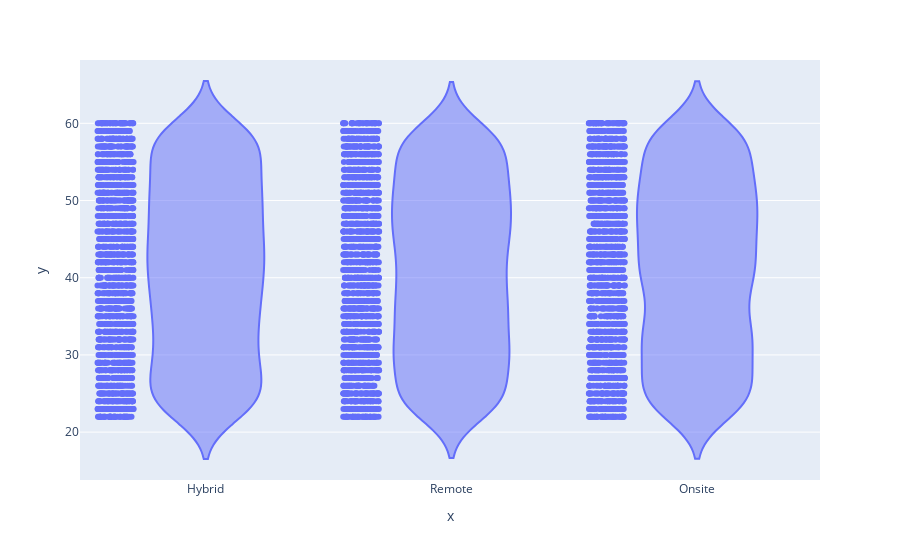

The cell this chart's notebook holds for it:
### Code cell
fig = px.violin(x =df['Work_Location'],y = df['Age'], points='all')
fig.show()

### Figure 1 — Plotly figure (JSON) as saved in the notebook; plotly's stock layout.template omitted (floating-point values rounded to 4 significant figures; data arrays with more than 128 entries replaced by an {"elided": "..."} marker saying what was removed)
{"data": [{"alignmentgroup": "True", "box": {"visible": false}, "hovertemplate": "x=%{x}<br>y=%{y}<extra></extra>", "legendgroup": "", "marker": {"color": "#636efa"}, "name": "", "offsetgroup": "", "orientation": "v", "points": "all", "scalegroup": "True", "showlegend": false, "type": "violin", "x": {"elided": "5000 str values"}, "x0": " ", "xaxis": "x", "y": {"elided": "5000 int values"}, "y0": " ", "yaxis": "y"}], "layout": {"autosize": true, "legend": {"tracegroupgap": 0}, "margin": {"t": 60}, "violinmode": "group", "xaxis": {"anchor": "y", "autorange": true, "domain": [0, 1], "range": [-0.5096, 2.5], "title": {"text": "x"}, "type": "category"}, "yaxis": {"anchor": "x", "autorange": true, "domain": [0, 1], "range": [13.8, 68.2], "title": {"text": "y"}, "type": "linear"}}}
